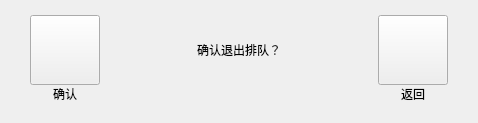
       <widget class="QWidget" name="controlOutWorkCheckPage">
        <layout class="QHBoxLayout" name="horizontalLayout_8">
         <property name="spacing">
          <number>44</number>
         </property>
         <property name="leftMargin">
          <number>30</number>
         </property>
         <property name="topMargin">
          <number>15</number>
         </property>
         <property name="rightMargin">
          <number>30</number>
         </property>
         <property name="bottomMargin">
          <number>20</number>
         </property>
         <item>
          <layout class="QVBoxLayout" name="verticalLayout_23">
           <property name="spacing">
            <number>0</number>
           </property>
           <item>
            <widget class="QPushButton" name="outWorkOkBtn">
             <property name="minimumSize">
              <size>
               <width>70</width>
               <height>70</height>
              </size>
             </property>
             <property name="maximumSize">
              <size>
               <width>70</width>
               <height>70</height>
              </size>
             </property>
             <property name="text">
              <string/>
             </property>
             <property name="autoRepeatDelay">
              <number>500</number>
             </property>
             <property name="autoRepeatInterval">
              <number>200</number>
             </property>
            </widget>
           </item>
           <item>
            <widget class="QLabel" name="outWorkOkBtnLabel">
             <property name="maximumSize">
              <size>
               <width>70</width>
               <height>16777215</height>
              </size>
             </property>
             <property name="text">
              <string>确认</string>
             </property>
             <property name="alignment">
              <set>Qt::AlignCenter</set>
             </property>
            </widget>
           </item>
          </layout>
         </item>
         <item>
          <layout class="QVBoxLayout" name="verticalLayout_28">
           <item>
            <widget class="QLabel" name="outWorkAlarmLabel">
             <property name="minimumSize">
              <size>
               <width>190</width>
               <height>70</height>
              </size>
             </property>
             <property name="maximumSize">
              <size>
               <width>200</width>
               <height>70</height>
              </size>
             </property>
             <property name="text">
              <string>确认退出排队？</string>
             </property>
             <property name="alignment">
              <set>Qt::AlignCenter</set>
             </property>
            </widget>
           </item>
           <item>
            <spacer name="verticalSpacer_2">
             <property name="orientation">
              <enum>Qt::Vertical</enum>
             </property>
             <property name="sizeHint" stdset="0">
              <size>
               <width>20</width>
               <height>18</height>
              </size>
             </property>
            </spacer>
           </item>
          </layout>
         </item>
         <item>
          <layout class="QVBoxLayout" name="verticalLayout_24">
           <property name="spacing">
            <number>0</number>
           </property>
           <item>
            <widget class="QPushButton" name="outWorkBackBtn">
             <property name="minimumSize">
              <size>
               <width>70</width>
               <height>70</height>
              </size>
             </property>
             <property name="maximumSize">
              <size>
               <width>70</width>
               <height>70</height>
              </size>
             </property>
             <property name="text">
              <string/>
             </property>
             <property name="autoRepeatDelay">
              <number>500</number>
             </property>
             <property name="autoRepeatInterval">
              <number>200</number>
             </property>
            </widget>
           </item>
           <item>
            <widget class="QLabel" name="outWorkBackBtnLabel">
             <property name="maximumSize">
              <size>
               <width>70</width>
               <height>16777215</height>
              </size>
             </property>
             <property name="text">
              <string>返回</string>
             </property>
             <property name="alignment">
              <set>Qt::AlignCenter</set>
             </property>
            </widget>
           </item>
          </layout>
         </item>
        </layout>
       </widget>
